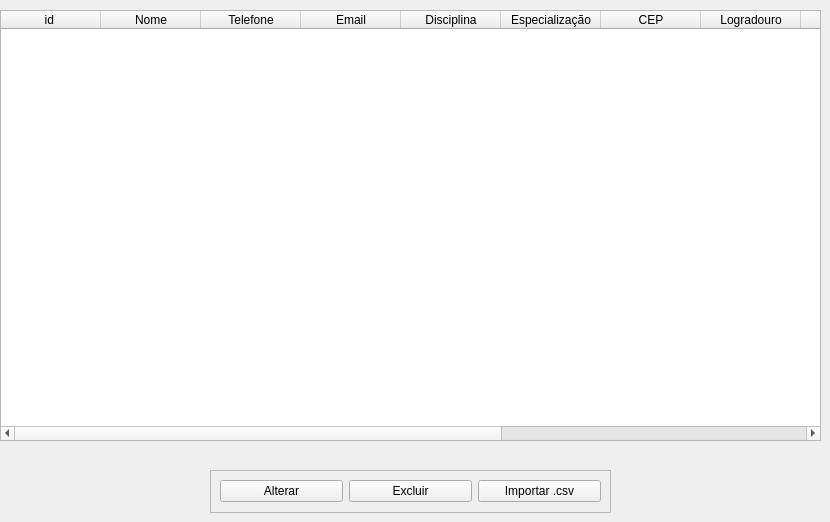
              <widget class="QWidget" name="tab_6">
               <attribute name="title">
                <string>Professor</string>
               </attribute>
               <widget class="QTableWidget" name="tableProfessor">
                <property name="geometry">
                 <rect>
                  <x>0</x>
                  <y>10</y>
                  <width>821</width>
                  <height>431</height>
                 </rect>
                </property>
                <property name="sizePolicy">
                 <sizepolicy hsizetype="Preferred" vsizetype="Preferred">
                  <horstretch>0</horstretch>
                  <verstretch>0</verstretch>
                 </sizepolicy>
                </property>
                <property name="tabKeyNavigation">
                 <bool>true</bool>
                </property>
                <property name="selectionBehavior">
                 <enum>QAbstractItemView::SelectItems</enum>
                </property>
                <column>
                 <property name="text">
                  <string>id </string>
                 </property>
                </column>
                <column>
                 <property name="text">
                  <string>Nome</string>
                 </property>
                </column>
                <column>
                 <property name="text">
                  <string>Telefone</string>
                 </property>
                </column>
                <column>
                 <property name="text">
                  <string>Email</string>
                 </property>
                </column>
                <column>
                 <property name="text">
                  <string>Disciplina</string>
                 </property>
                </column>
                <column>
                 <property name="text">
                  <string>Especialização</string>
                 </property>
                </column>
                <column>
                 <property name="text">
                  <string>CEP</string>
                 </property>
                </column>
                <column>
                 <property name="text">
                  <string>Logradouro</string>
                 </property>
                </column>
                <column>
                 <property name="text">
                  <string>Numero</string>
                 </property>
                </column>
                <column>
                 <property name="text">
                  <string>Bairro</string>
                 </property>
                </column>
                <column>
                 <property name="text">
                  <string>Complemento</string>
                 </property>
                </column>
                <column>
                 <property name="text">
                  <string>Municipio</string>
                 </property>
                </column>
                <column>
                 <property name="text">
                  <string>UF</string>
                 </property>
                </column>
               </widget>
               <widget class="QFrame" name="frame_6">
                <property name="geometry">
                 <rect>
                  <x>210</x>
                  <y>470</y>
                  <width>401</width>
                  <height>43</height>
                 </rect>
                </property>
                <property name="frameShape">
                 <enum>QFrame::StyledPanel</enum>
                </property>
                <property name="frameShadow">
                 <enum>QFrame::Raised</enum>
                </property>
                <layout class="QHBoxLayout" name="horizontalLayout_7">
                 <item>
                  <widget class="QPushButton" name="btnAlterarProfessor">
                   <property name="cursor">
                    <cursorShape>PointingHandCursor</cursorShape>
                   </property>
                   <property name="text">
                    <string>Alterar</string>
                   </property>
                  </widget>
                 </item>
                 <item>
                  <widget class="QPushButton" name="btnExcluirProfessor">
                   <property name="cursor">
                    <cursorShape>PointingHandCursor</cursorShape>
                   </property>
                   <property name="text">
                    <string>Excluir</string>
                   </property>
                  </widget>
                 </item>
                 <item>
                  <widget class="QPushButton" name="btnExcelProfessor">
                   <property name="cursor">
                    <cursorShape>BusyCursor</cursorShape>
                   </property>
                   <property name="text">
                    <string>Importar .csv</string>
                   </property>
                  </widget>
                 </item>
                </layout>
               </widget>
              </widget>
